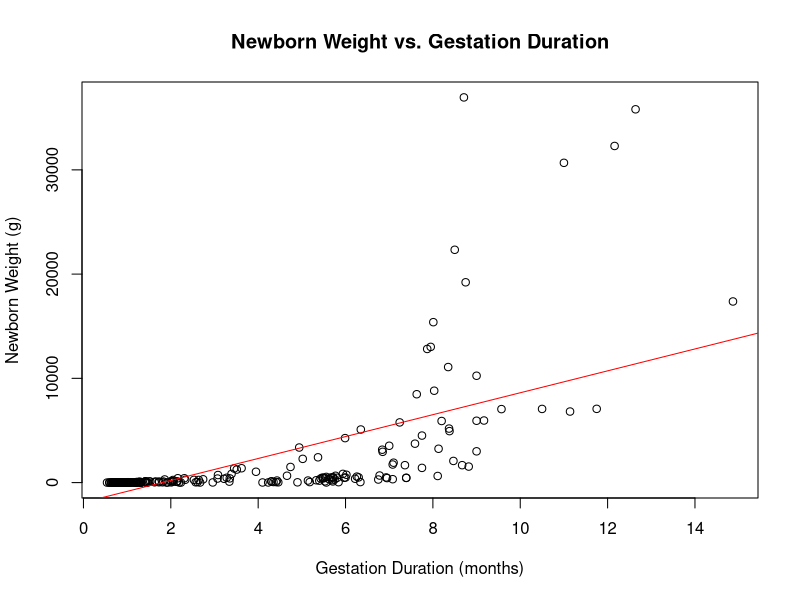
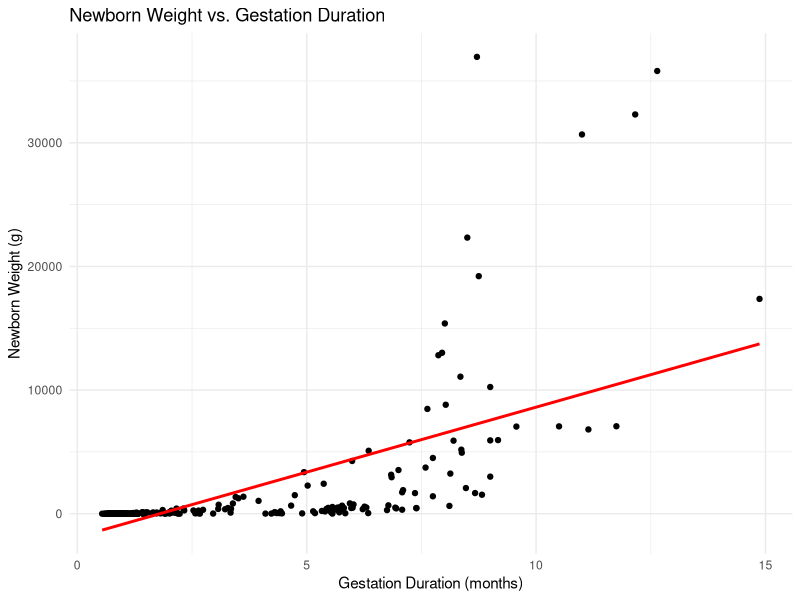

The R script that drew these images, in order:
library(ggplot2)
library(dplyr)
setwd("C:\\Users\\vlad2\\Downloads")

data <- read.csv("dt3.csv")

correlation <- cor(data$gestation..mo., data$newborn..g., method = "pearson")
print(paste("Pearson's correlation coefficient:", round(correlation, 3)))

plot(data$gestation..mo., data$newborn..g.,
     xlab = "Gestation Duration (months)",
     ylab = "Newborn Weight (g)",
     main = "Newborn Weight vs. Gestation Duration")
abline(lm(newborn..g. ~ gestation..mo., data = data), col = "red")

ggplot(data, aes(x = gestation..mo., y = newborn..g.)) +
  geom_point() +
  geom_smooth(method = "lm", se = FALSE, color = "red") +
  labs(x = "Gestation Duration (months)", y = "Newborn Weight (g)",
       title = "Newborn Weight vs. Gestation Duration") +
  theme_minimal()